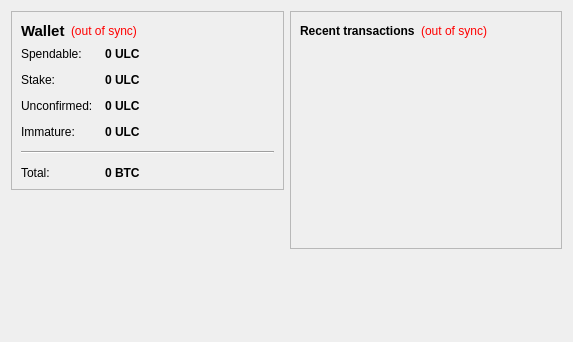
<?xml version="1.0" encoding="UTF-8"?>
<ui version="4.0">
 <class>OverviewPage</class>
 <widget class="QWidget" name="OverviewPage">
  <property name="geometry">
   <rect>
    <x>0</x>
    <y>0</y>
    <width>573</width>
    <height>342</height>
   </rect>
  </property>
  <property name="windowTitle">
   <string>Form</string>
  </property>
  <layout class="QHBoxLayout" name="horizontalLayout" stretch="1,1">
   <item>
    <layout class="QVBoxLayout" name="verticalLayout_2">
     <item>
      <widget class="QFrame" name="frame">
       <property name="frameShape">
        <enum>QFrame::StyledPanel</enum>
       </property>
       <property name="frameShadow">
        <enum>QFrame::Raised</enum>
       </property>
       <layout class="QVBoxLayout" name="verticalLayout_4">
        <item>
         <layout class="QHBoxLayout" name="horizontalLayout_4">
          <item>
           <widget class="QLabel" name="label_5">
            <property name="font">
             <font>
              <pointsize>11</pointsize>
              <weight>75</weight>
              <bold>true</bold>
             </font>
            </property>
            <property name="text">
             <string>Wallet</string>
            </property>
           </widget>
          </item>
          <item>
           <widget class="QLabel" name="labelWalletStatus">
            <property name="toolTip">
             <string>The displayed information may be out of date. Your wallet automatically synchronizes with the Ulacoin network after a connection is established, but this process has not completed yet.</string>
            </property>
            <property name="styleSheet">
             <string notr="true">QLabel { color: red; }</string>
            </property>
            <property name="text">
             <string notr="true">(out of sync)</string>
            </property>
            <property name="alignment">
             <set>Qt::AlignLeading|Qt::AlignLeft|Qt::AlignVCenter</set>
            </property>
           </widget>
          </item>
          <item>
           <spacer name="horizontalSpacer_2">
            <property name="orientation">
             <enum>Qt::Horizontal</enum>
            </property>
            <property name="sizeHint" stdset="0">
             <size>
              <width>40</width>
              <height>20</height>
             </size>
            </property>
           </spacer>
          </item>
         </layout>
        </item>
        <item>
         <layout class="QFormLayout" name="formLayout_2">
          <property name="fieldGrowthPolicy">
           <enum>QFormLayout::AllNonFixedFieldsGrow</enum>
          </property>
          <property name="horizontalSpacing">
           <number>12</number>
          </property>
          <property name="verticalSpacing">
           <number>12</number>
          </property>
          <item row="0" column="0">
           <widget class="QLabel" name="label">
            <property name="text">
             <string>Spendable:</string>
            </property>
           </widget>
          </item>
          <item row="0" column="1">
           <widget class="QLabel" name="labelBalance">
            <property name="font">
             <font>
              <weight>75</weight>
              <bold>true</bold>
             </font>
            </property>
            <property name="cursor">
             <cursorShape>IBeamCursor</cursorShape>
            </property>
            <property name="toolTip">
             <string>Your current spendable balance</string>
            </property>
            <property name="text">
             <string notr="true">0 ULC</string>
            </property>
            <property name="textInteractionFlags">
             <set>Qt::LinksAccessibleByMouse|Qt::TextSelectableByKeyboard|Qt::TextSelectableByMouse</set>
            </property>
           </widget>
          </item>
          <item row="1" column="0">
           <widget class="QLabel" name="label_6">
            <property name="text">
             <string>Stake:</string>
            </property>
           </widget>
          </item>
          <item row="1" column="1">
           <widget class="QLabel" name="labelStake">
            <property name="font">
             <font>
              <weight>75</weight>
              <bold>true</bold>
             </font>
            </property>
            <property name="cursor">
             <cursorShape>IBeamCursor</cursorShape>
            </property>
            <property name="toolTip">
             <string>Total of coins that was staked, and do not yet count toward the current balance</string>
            </property>
            <property name="text">
             <string notr="true">0 ULC</string>
            </property>
            <property name="textInteractionFlags">
             <set>Qt::LinksAccessibleByMouse|Qt::TextSelectableByKeyboard|Qt::TextSelectableByMouse</set>
            </property>
           </widget>
          </item>
          <item row="2" column="0">
           <widget class="QLabel" name="label_3">
            <property name="text">
             <string>Unconfirmed:</string>
            </property>
           </widget>
          </item>
          <item row="2" column="1">
           <widget class="QLabel" name="labelUnconfirmed">
            <property name="font">
             <font>
              <weight>75</weight>
              <bold>true</bold>
             </font>
            </property>
            <property name="cursor">
             <cursorShape>IBeamCursor</cursorShape>
            </property>
            <property name="toolTip">
             <string>Total of transactions that have yet to be confirmed, and do not yet count toward the current balance</string>
            </property>
            <property name="text">
             <string notr="true">0 ULC</string>
            </property>
            <property name="textInteractionFlags">
             <set>Qt::LinksAccessibleByMouse|Qt::TextSelectableByKeyboard|Qt::TextSelectableByMouse</set>
            </property>
           </widget>
          </item>
          <item row="3" column="0">
           <widget class="QLabel" name="labelImmatureText">
            <property name="text">
             <string>Immature:</string>
            </property>
           </widget>
          </item>
          <item row="3" column="1">
           <widget class="QLabel" name="labelImmature">
            <property name="font">
             <font>
              <weight>75</weight>
              <bold>true</bold>
             </font>
            </property>
            <property name="toolTip">
             <string>Mined balance that has not yet matured</string>
            </property>
            <property name="text">
             <string notr="true">0 ULC</string>
            </property>
            <property name="textInteractionFlags">
             <set>Qt::LinksAccessibleByMouse|Qt::TextSelectableByKeyboard|Qt::TextSelectableByMouse</set>
            </property>
           </widget>
          </item>
          <item row="4" column="0" colspan="2">
           <widget class="Line" name="line">
            <property name="orientation">
             <enum>Qt::Horizontal</enum>
            </property>
           </widget>
          </item>
          <item row="5" column="0">
           <widget class="QLabel" name="labelTotalText">
            <property name="text">
             <string>Total:</string>
            </property>
           </widget>
          </item>
          <item row="5" column="1">
           <widget class="QLabel" name="labelTotal">
            <property name="font">
             <font>
              <weight>75</weight>
              <bold>true</bold>
             </font>
            </property>
            <property name="cursor">
             <cursorShape>IBeamCursor</cursorShape>
            </property>
            <property name="toolTip">
             <string>Your current total balance</string>
            </property>
            <property name="text">
             <string notr="true">0 BTC</string>
            </property>
            <property name="textInteractionFlags">
             <set>Qt::LinksAccessibleByMouse|Qt::TextSelectableByKeyboard|Qt::TextSelectableByMouse</set>
            </property>
           </widget>
          </item>
         </layout>
        </item>
       </layout>
      </widget>
     </item>
     <item>
      <spacer name="verticalSpacer">
       <property name="orientation">
        <enum>Qt::Vertical</enum>
       </property>
       <property name="sizeHint" stdset="0">
        <size>
         <width>20</width>
         <height>40</height>
        </size>
       </property>
      </spacer>
     </item>
    </layout>
   </item>
   <item>
    <layout class="QVBoxLayout" name="verticalLayout_3">
     <item>
      <widget class="QFrame" name="frame_2">
       <property name="frameShape">
        <enum>QFrame::StyledPanel</enum>
       </property>
       <property name="frameShadow">
        <enum>QFrame::Raised</enum>
       </property>
       <layout class="QVBoxLayout" name="verticalLayout">
        <item>
         <layout class="QHBoxLayout" name="horizontalLayout_2">
          <item>
           <widget class="QLabel" name="label_4">
            <property name="text">
             <string>&lt;b&gt;Recent transactions&lt;/b&gt;</string>
            </property>
           </widget>
          </item>
          <item>
           <widget class="QLabel" name="labelTransactionsStatus">
            <property name="toolTip">
             <string>The displayed information may be out of date. Your wallet automatically synchronizes with the Ulacoin network after a connection is established, but this process has not completed yet.</string>
            </property>
            <property name="styleSheet">
             <string notr="true">QLabel { color: red; }</string>
            </property>
            <property name="text">
             <string notr="true">(out of sync)</string>
            </property>
            <property name="alignment">
             <set>Qt::AlignRight|Qt::AlignTrailing|Qt::AlignVCenter</set>
            </property>
           </widget>
          </item>
          <item>
           <spacer name="horizontalSpacer">
            <property name="orientation">
             <enum>Qt::Horizontal</enum>
            </property>
            <property name="sizeHint" stdset="0">
             <size>
              <width>40</width>
              <height>20</height>
             </size>
            </property>
           </spacer>
          </item>
         </layout>
        </item>
        <item>
         <widget class="QListView" name="listTransactions">
          <property name="styleSheet">
           <string notr="true">QListView { background: transparent; }</string>
          </property>
          <property name="frameShape">
           <enum>QFrame::NoFrame</enum>
          </property>
          <property name="verticalScrollBarPolicy">
           <enum>Qt::ScrollBarAlwaysOff</enum>
          </property>
          <property name="horizontalScrollBarPolicy">
           <enum>Qt::ScrollBarAlwaysOff</enum>
          </property>
          <property name="selectionMode">
           <enum>QAbstractItemView::NoSelection</enum>
          </property>
         </widget>
        </item>
       </layout>
      </widget>
     </item>
     <item>
      <spacer name="verticalSpacer_2">
       <property name="orientation">
        <enum>Qt::Vertical</enum>
       </property>
       <property name="sizeHint" stdset="0">
        <size>
         <width>20</width>
         <height>40</height>
        </size>
       </property>
      </spacer>
     </item>
    </layout>
   </item>
  </layout>
 </widget>
 <resources/>
 <connections/>
</ui>
